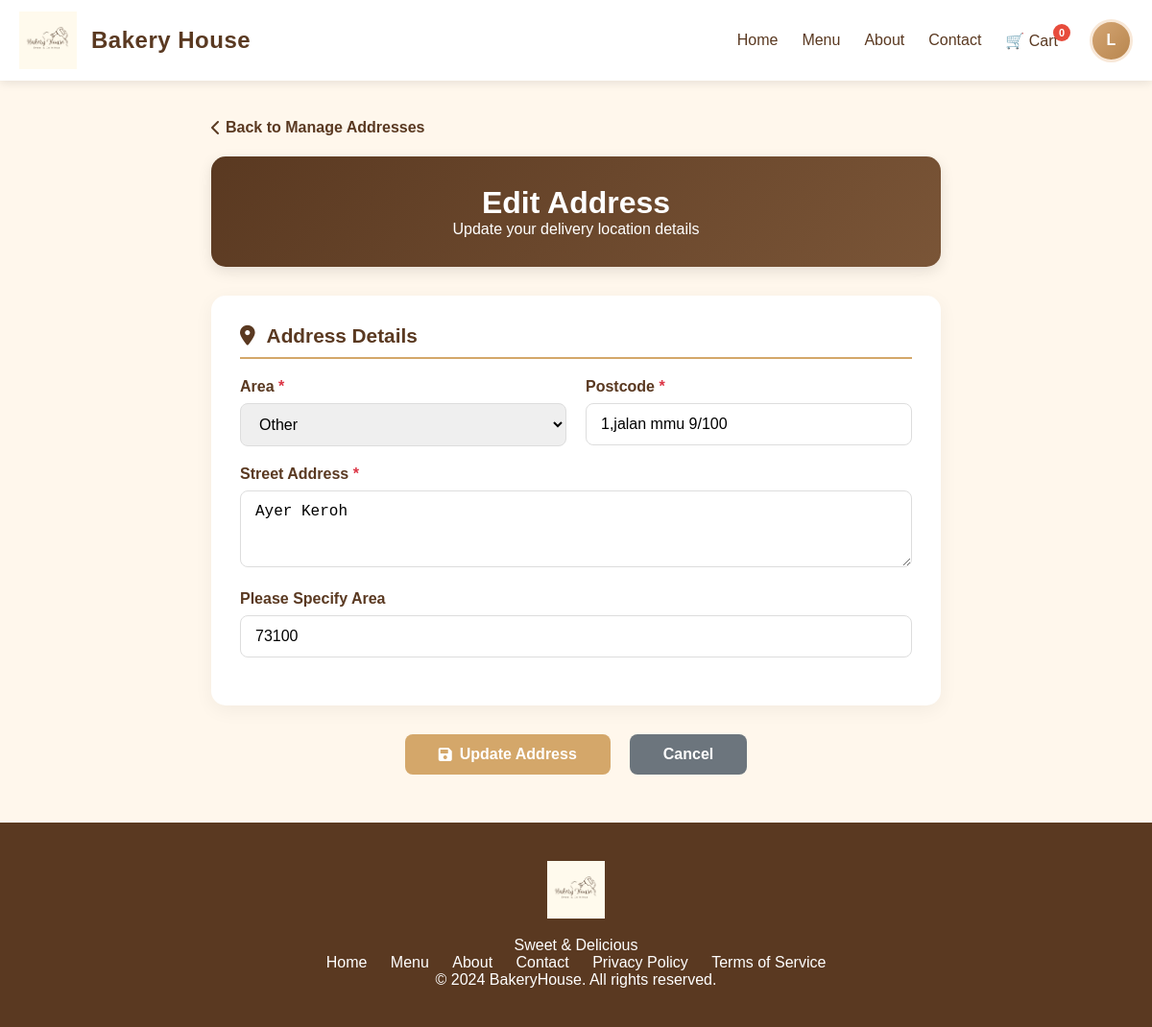
Screenshot of /edit.address.php?id=13 (signed in) with the database file from the repository.
### tables this page shows
CREATE TABLE `user_addresses` (
  `id` int(11) NOT NULL,
  `user_id` int(11) NOT NULL,
  `address_text` text NOT NULL,
  `is_default` tinyint(1) DEFAULT 0,
  `updated_at` timestamp NOT NULL DEFAULT current_timestamp() ON UPDATE current_timestamp()
);

### edit.address.php (the view, shortened to what this page needs)
<?php
require_once 'config.php';
$userId = $_SESSION['user_id'];
$addressId = $_GET['id'] ?? null;
try {
    $query = "SELECT * FROM user_addresses WHERE id = ? AND user_id = ?";
    $stmt = $pdo->prepare($query);
    $stmt->execute([$addressId, $userId]);
    $addressData = $stmt->fetch(PDO::FETCH_ASSOC);
$address_area = $address_postcode = $address_line = $other_area = '';
$text = $addressData['address_text'];
if (strpos($text, '|') !== false) {
    $parts = explode('|', $text);
    $address_line     = $parts[0] ?? '';
    $address_area     = $parts[1] ?? '';
    $address_postcode = $parts[2] ?? '';
    $other_area       = $parts[3] ?? '';
    $known_areas = ["Bandar Melaka", "Ayer Keroh", "Bukit Beruang"];
    if (!empty($address_area) && !in_array($address_area, $known_areas)) {
        $other_area = $address_area;
        $address_area = 'other';
    }
}
} catch (PDOException $e) {
    die("Error: " . $e->getMessage());
}
?>
<!DOCTYPE html>
<html lang="en">
<head>
    <link rel="stylesheet" href="editprofile.css"> <link rel="stylesheet" href="https://cdnjs.cloudflare.com/ajax/libs/font-awesome/6.0.0/css/all.min.css">
</head>
<body>
    <?php include 'header.php'; ?>
    <main class="profile-page">
        <div class="profile-container">
            <div class="back-navigation">
                <a href="manageaddress.php" class="back-link">
                    <i class="fas fa-chevron-left"></i> Back to Manage Addresses
                </a>
            </div>
            <div class="profile-header">
                <h1>Edit Address</h1>
                <p>Update your delivery location details</p>
            </div>
            <form action="edit.address.php?id=<?php echo $addressId; ?>" method="POST" class="edit-form" id="addressForm">
                <div class="info-card">
                    <h2><i class="fas fa-map-marker-alt"></i> Address Details</h2>
                    <div class="form-row">
                        <div class="form-group-half required-field">
                            <label class="form-label">Area</label>
                            <select id="address_area" name="address_area" class="form-input" required>
                                <option value="other" <?php echo $address_area === 'other' ? 'selected' : ''; ?>>Other</option>
                            </select>
                        </div>
                        <div class="form-group-half required-field">
                            <label class="form-label">Postcode</label>
                            <input type="text" name="address_postcode" id="address_postcode" class="form-input"
                                   value="<?php echo htmlspecialchars($address_postcode); ?>"
                                   required maxlength="5" oninput="this.value = this.value.replace(/[^0-9]/g, '');">
                        </div>
                    </div>
                    <div class="form-group required-field">
                        <label class="form-label">Street Address</label>
                        <textarea name="address_line" class="form-textarea" required rows="3"
                                  placeholder="Unit no, Building, Street Name..."><?php echo htmlspecialchars($address_line); ?></textarea>
                    </div>
                    <div class="form-group" id="other_area_group" style="display: <?php echo $address_area === 'other' ? 'block' : 'none'; ?>;">
                        <label class="form-label">Please Specify Area</label>
                        <input type="text" name="other_area" class="form-input" value="<?php echo htmlspecialchars($other_area); ?>">
                    </div>
                </div>
                <div class="action-buttons">
                    <button type="submit" class="btn btn-primary" id="saveButton">
                        <i class="fas fa-save"></i> Update Address
                    </button>
                    <a href="manageaddress.php" class="btn btn-secondary">Cancel</a>
                </div>
            </form>
        </div>
    </main>
    <footer>
        <div class="container">
            <div class="footer-content">
                <div class="footer-logo">
                    <img src="Bakery House Logo.png" alt="BakeryHouse">
                </div>
                <p>Sweet & Delicious</p>
                <div class="footer-links">
                    <a href="index.php">Home</a>
                    <a href="menu.php">Menu</a>
                    <a href="about_us.php" class="active">About</a>
                    <a href="contact_us.php">Contact</a>
                    <a href="privacypolicy.php">Privacy Policy</a>
                    <a href="termservice.php">Terms of Service</a>
                </div>
                <p>&copy; 2024 BakeryHouse. All rights reserved.</p>
            </div>
        </div>
    </footer>
</body>
</html>

### editprofile.css (style rules this page uses)
:root { --bakery-brown: #5a3921; --bakery-gold: #d4a76a; --bakery-bg: #fff7ec; --white: #ffffff; --danger-red: #dc3545; }
* { margin: 0; padding: 0; box-sizing: border-box; }
body { background-color: var(--bakery-bg); color: #333333; font-family: 'Segoe UI', sans-serif; padding-top: 85px; }
.profile-container { max-width: 800px; margin: 40px auto; padding: 0 20px; }
.profile-header { background: linear-gradient(135deg, var(--bakery-brown) 0%, #7a5537 100%); border-radius: 15px; padding: 30px; color: var(--white); text-align: center; margin-bottom: 30px; box-shadow: 0 5px 15px rgba(0,0,0,0.1); }
.info-card { background: var(--white); border-radius: 15px; padding: 30px; margin-bottom: 25px; box-shadow: 0 5px 20px rgba(0,0,0,0.05); }
.info-card h2 { display: flex; align-items: center; gap: 12px; color: var(--bakery-brown); font-size: 1.3rem; padding-bottom: 10px; margin-bottom: 20px; border-bottom: 2px solid var(--bakery-gold); }
.form-group { margin-bottom: 20px; }
.form-row { display: flex; gap: 20px; margin-bottom: 20px; }
.form-group-half { flex: 1; }
.form-label { display: block; margin-bottom: 8px; color: var(--bakery-brown); font-weight: 600; }
.required-field .form-label::after { content: " *"; color: var(--danger-red); }
.form-input, .form-textarea { width: 100%; padding: 12px 15px; border: 1.5px solid #dddddd; border-radius: 8px; font-size: 1rem; transition: 0.3s; }
.form-textarea { resize: vertical; }
.action-buttons { display: flex; justify-content: center; gap: 20px; margin-top: 30px; }
.btn { display: inline-flex; align-items: center; justify-content: center; gap: 8px; padding: 12px 35px; border: none; border-radius: 8px; font-size: 1rem; font-weight: bold; text-decoration: none; cursor: pointer; transition: 0.3s; }
.btn-primary { background: var(--bakery-gold); color: var(--white); }
.btn-secondary { background: #6c757d; color: var(--white); }
footer { padding: 40px 0; background-color: var(--bakery-brown); color: white; text-align: center; margin-top: 50px; }
.footer-logo img { height: 60px; margin-bottom: 15px; }
.footer-links a { margin: 0 10px; color: white; text-decoration: none; transition: 0.3s; }
.back-navigation { margin-bottom: 20px; }
.back-link { color: var(--bakery-brown); text-decoration: none; font-weight: bold; display: inline-flex; align-items: center; gap: 5px; }

### header.css (style rules this page uses)
:root { --main-font: 'BonvenoCF', sans-serif; --serif-font: 'AvenirNext LT Pro', serif; --main-color: #5a3921; --accent-color: #d4a76a; }
body { margin: 0; padding-top: 0 !important; font-family: var(--main-font) !important; background-color: #fff7ec; }

### rows the page displays
user_addresses: address_area "Other", address_postcode "1,jalan mmu 9/100", address_line "Ayer Keroh", other_area "73100"

### other values shown
substr($userName, 0, 1) "L"
